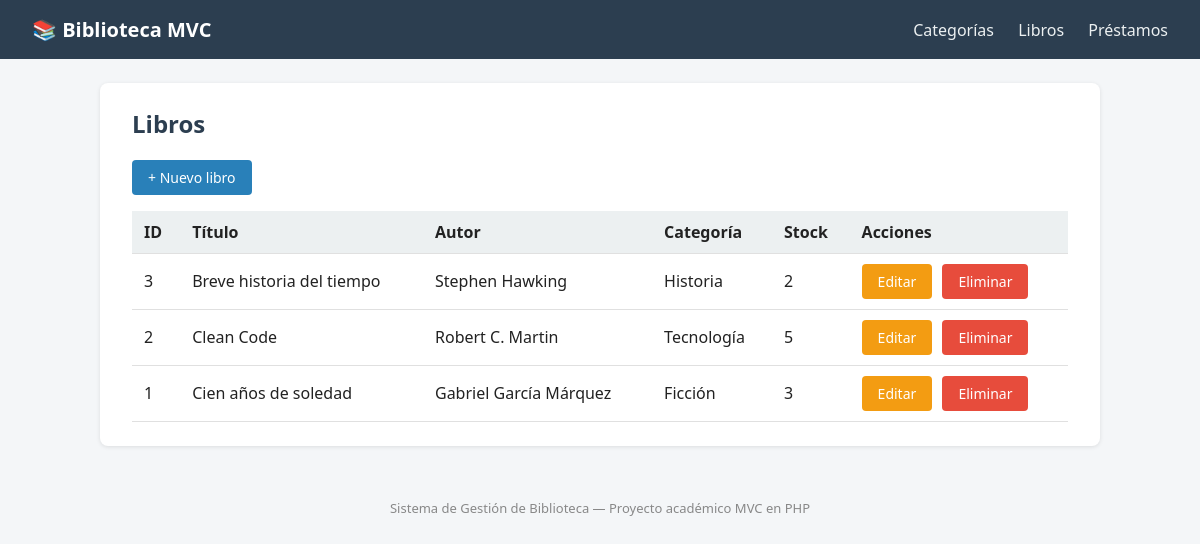
/index.php?controller=libro&action=index, run on the app's committed database.
### tables this page shows
CREATE TABLE IF NOT EXISTS libros (
    id INT AUTO_INCREMENT PRIMARY KEY,
    titulo VARCHAR(150) NOT NULL,
    autor VARCHAR(150) NOT NULL,
    categoria_id INT NOT NULL,
    stock INT NOT NULL DEFAULT 1,
    created_at TIMESTAMP DEFAULT CURRENT_TIMESTAMP,
    FOREIGN KEY (categoria_id) REFERENCES categorias(id)
        ON DELETE RESTRICT ON UPDATE CASCADE
);

CREATE TABLE IF NOT EXISTS categorias (
    id INT AUTO_INCREMENT PRIMARY KEY,
    nombre VARCHAR(100) NOT NULL,
    descripcion VARCHAR(255),
    created_at TIMESTAMP DEFAULT CURRENT_TIMESTAMP
);

### controllers/LibroController.php (called while the page is built, shortened)
<?php
require_once __DIR__ . '/../models/Libro.php';
class LibroController
{
    private $model;
    public function __construct()
    {
        $this->model = new Libro();
    }
    public function index()
    {
        $libros = $this->model->getAll();
        require __DIR__ . '/../views/libros/index.php';
    }
}

### public/index.php (called while the page is built, shortened)
<?php
$action = $_GET['action'] ?? 'index';
$controller = new $className();
$controller->$action();

### config/Database.php (called while the page is built)
<?php
class Database
{
    private static $instance = null;
    private $connection;
    private $host = 'localhost';
    private $dbname = 'biblioteca_mvc';
    private $username = 'root';
    private $password = '';
    private function __construct()
    {
        try {
            $dsn = "mysql:host={$this->host};dbname={$this->dbname};charset=utf8mb4";
            $this->connection = new PDO($dsn, $this->username, $this->password);
            $this->connection->setAttribute(PDO::ATTR_ERRMODE, PDO::ERRMODE_EXCEPTION);
            $this->connection->setAttribute(PDO::ATTR_DEFAULT_FETCH_MODE, PDO::FETCH_ASSOC);
        } catch (PDOException $e) {
            die('Error de conexión a la base de datos: ' . $e->getMessage());
        }
    }
    public static function getInstance()
    {
        if (self::$instance === null) {
            self::$instance = new Database();
        }
        return self::$instance;
    }
    public function getConnection()
    {
        return $this->connection;
    }
}

### models/Libro.php (called while the page is built, shortened)
<?php
require_once __DIR__ . '/../config/Database.php';
class Libro
{
    private $db;
    public function __construct()
    {
        $this->db = Database::getInstance()->getConnection();
    }
    public function getAll()
    {
        $sql = "SELECT l.*, c.nombre AS categoria_nombre
                FROM libros l
                INNER JOIN categorias c ON l.categoria_id = c.id
                ORDER BY l.id DESC";
        $stmt = $this->db->query($sql);
        return $stmt->fetchAll();
    }
}

### views/libros/index.php (the view, shortened to what this page needs)
<?php require __DIR__ . '/../layout/header.php'; ?>
<h2>Libros</h2>
<div class="top-actions">
    <a class="btn btn-primary" href="index.php?controller=libro&action=create">+ Nuevo libro</a>
</div>
<table>
    <thead>
        <tr>
            <th>ID</th>
            <th>Título</th>
            <th>Autor</th>
            <th>Categoría</th>
            <th>Stock</th>
            <th>Acciones</th>
        </tr>
    </thead>
    <tbody>
        <?php foreach ($libros as $libro): ?>
        <tr>
            <td><?= htmlspecialchars($libro['id']) ?></td>
            <td><?= htmlspecialchars($libro['titulo']) ?></td>
            <td><?= htmlspecialchars($libro['autor']) ?></td>
            <td><?= htmlspecialchars($libro['categoria_nombre']) ?></td>
            <td><?= htmlspecialchars($libro['stock']) ?></td>
            <td>
                <a class="btn btn-warning" href="index.php?controller=libro&action=edit&id=<?= $libro['id'] ?>">Editar</a>
                <a class="btn btn-danger" href="index.php?controller=libro&action=delete&id=<?= $libro['id'] ?>"
                   onclick="return confirm('¿Eliminar este libro?');">Eliminar</a>
            </td>
        </tr>
        <?php endforeach; ?>
    </tbody>
</table>
<?php require __DIR__ . '/../layout/footer.php'; ?>

### views/layout/header.php (shortened to what this page needs)
<!DOCTYPE html>
<html lang="es">
<head>
    <link rel="stylesheet" href="css/style.css">
</head>
<body>
    <header class="navbar">
        <h1>📚 Biblioteca MVC</h1>
        <nav>
            <a href="index.php?controller=categoria&action=index">Categorías</a>
            <a href="index.php?controller=libro&action=index">Libros</a>
            <a href="index.php?controller=prestamo&action=index">Préstamos</a>
        </nav>
    </header>
    <main class="container">

### views/layout/footer.php
    </main>
    <footer class="footer">
        <p>Sistema de Gestión de Biblioteca &mdash; Proyecto académico MVC en PHP</p>
    </footer>
</body>
</html>

### public/css/style.css (style rules this page uses)
* { box-sizing: border-box; }
body { font-family: 'Segoe UI', Arial, sans-serif; margin: 0; background: #f4f6f8; color: #222; }
.navbar { background: #2c3e50; color: #fff; padding: 16px 32px; display: flex; justify-content: space-between; align-items: center; flex-wrap: wrap; }
.navbar h1 { margin: 0; font-size: 20px; }
.navbar nav a { color: #ecf0f1; text-decoration: none; margin-left: 20px; font-weight: 500; }
.container { max-width: 1000px; margin: 24px auto; background: #fff; padding: 24px 32px; border-radius: 8px; box-shadow: 0 1px 4px rgba(0,0,0,0.1); }
h2 { margin-top: 0; color: #2c3e50; }
table { width: 100%; border-collapse: collapse; margin-top: 16px; }
th, td { text-align: left; padding: 10px 12px; border-bottom: 1px solid #e0e0e0; }
th { background: #ecf0f1; }
.btn { display: inline-block; padding: 8px 16px; border-radius: 4px; text-decoration: none; font-size: 14px; border: none; cursor: pointer; }
.btn-primary { background: #2980b9; color: #fff; }
.btn-warning { background: #f39c12; color: #fff; }
.btn-danger { background: #e74c3c; color: #fff; }
.btn + .btn { margin-left: 6px; }
.footer { text-align: center; padding: 16px; color: #888; font-size: 13px; }
.top-actions { margin-bottom: 12px; }

### data on the page
libros: id "3", titulo "Breve historia del tiempo", autor "Stephen Hawking", categoria.nombre "Historia", stock "2"
libros: id "2", titulo "Clean Code", autor "Robert C. Martin", categoria.nombre "Tecnología", stock "5"
libros: id "1", titulo "Cien años de soledad", autor "Gabriel García Márquez", categoria.nombre "Ficción", stock "3"
